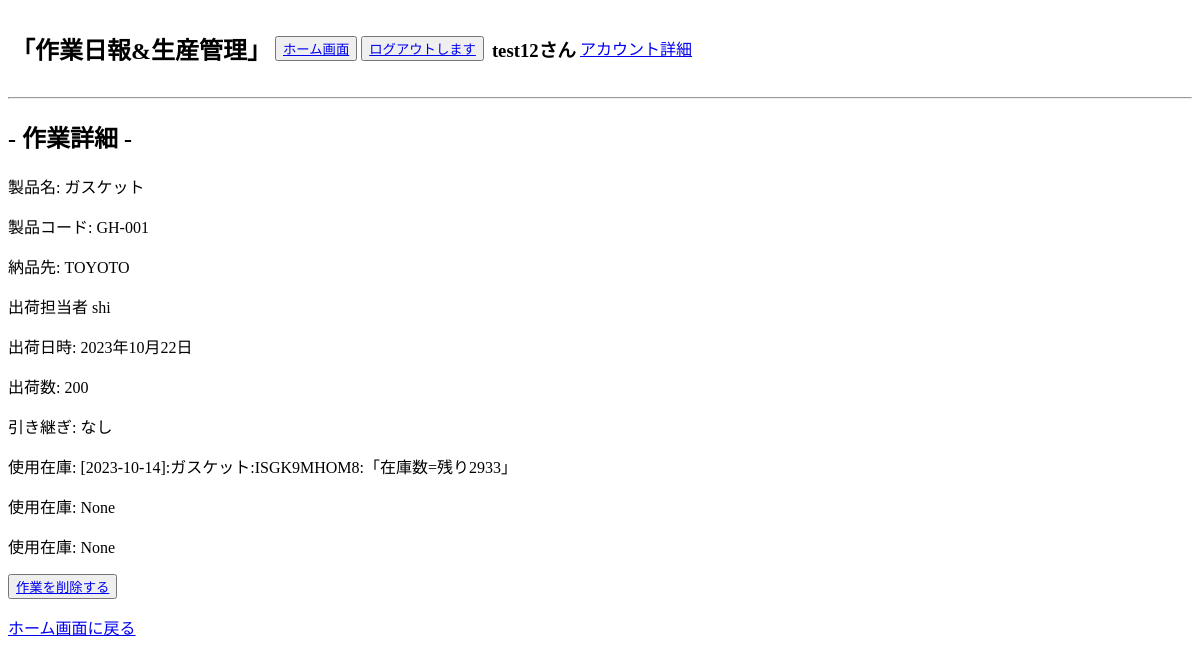
/daily_report/shipping_detail/73/ (signed in), run on an earlier commit of the app's database.
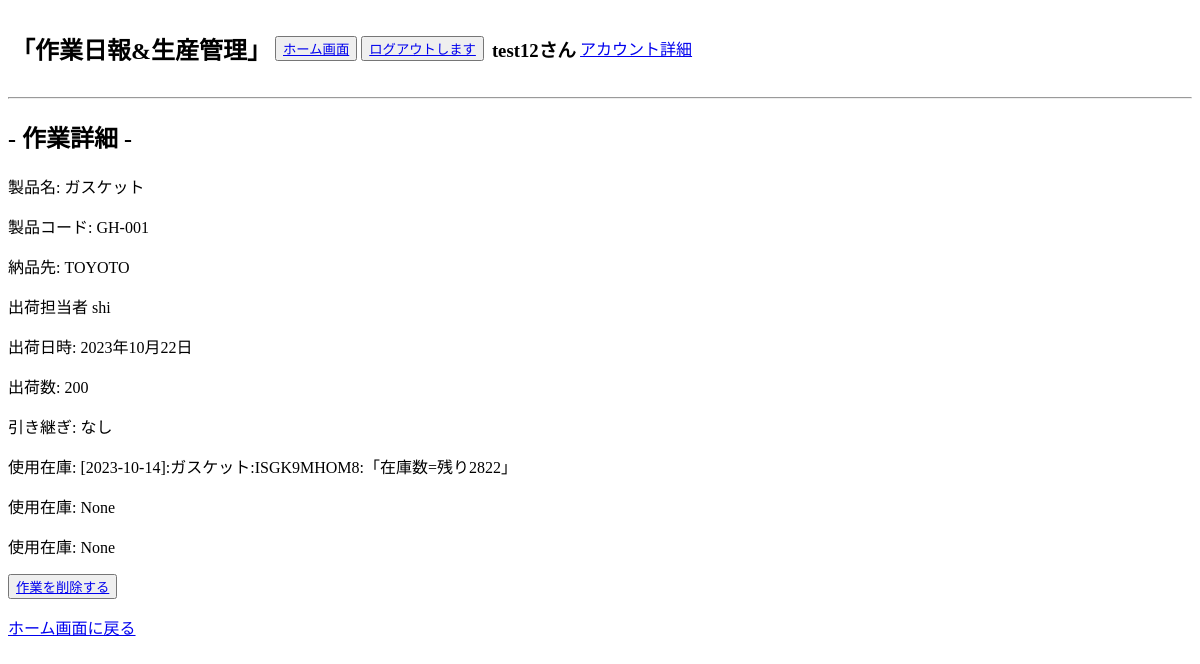
And on a later commit of the database.
### product_management/models.py (models this page shows, shortened)
class Shipping(models.Model):
    product = models.ForeignKey(
        Products, on_delete=models.CASCADE,verbose_name='製品名',default=''
    )
    delivery = models.ForeignKey(
        Delivery, on_delete=models.CASCADE, verbose_name='納品先'
    )
    user = models.ForeignKey(
        Users, on_delete=models.CASCADE, verbose_name='作業者名',null=True
    )
    shipping_day = models.DateField(verbose_name='出荷日')
    shipments_required = models.IntegerField(verbose_name='出荷必要数')
    memo = models.CharField(max_length=255,verbose_name="引き継ぎメモ",null=True,blank=True)
    stock1 = models.ForeignKey(
        Stock, on_delete=models.CASCADE, verbose_name='使用在庫1',related_name='stock1_set',null=True
    )
    stock2 = models.ForeignKey(
        Stock, on_delete=models.CASCADE, verbose_name='使用在庫2',related_name='stock2_set',null=True
    )
    stock3 = models.ForeignKey(
        Stock, on_delete=models.CASCADE, verbose_name='使用在庫3',related_name='stock3_set',null=True
    )
    created_at = models.DateTimeField(auto_now_add=True)
    updated_at = models.DateTimeField(auto_now=True)
    class Meta:
        verbose_name = '出荷'
        db_table = 'shipping'

class Stock(models.Model):
    product = models.ForeignKey(
        Products, on_delete=models.CASCADE, verbose_name='製品名'
    )
    lot_number = models.CharField(max_length=10, verbose_name='ロッド番号',default='')
    stocks = models.IntegerField(verbose_name="在庫数")
    molding_user = models.ForeignKey(
        Users, on_delete=models.CASCADE, verbose_name='成形担当ユーザー名',null=True,related_name='molding_stock_set',
    )
    molding_time = models.DateTimeField(verbose_name='成形日時', default=datetime(2001, 1, 1, 0, 0, 0))
    inspection_user = models.ForeignKey(
        Users, on_delete=models.CASCADE, verbose_name='検査担当ユーザー名',null=True,related_name='inspection_stock_set',
    )
    memo = models.CharField(max_length=255,verbose_name="引き継ぎメモ",null=True,blank=True)
    created_at = models.DateTimeField(verbose_name='検査日時',auto_now_add=True)
    updated_at = models.DateTimeField(auto_now=True)
    class Meta:
        verbose_name = '在庫'
        db_table = 'stock'
    def __str__(self):
        return '[' + self.created_at.strftime('%Y-%m-%d') + ']' + ':' + self.product.name + ':' + self.lot_number + ':' +'「' + '在庫数'+ '=' + '残り' + str(self.stocks) + '」'

class Delivery(models.Model):
    delivery_name = models.CharField(max_length=50,verbose_name='納品先会社名')
    delivery_code = models.CharField(max_length=10,verbose_name='納品先コード')
    class Meta:
        verbose_name = '納品先'
        db_table = 'delivery'
    def __str__(self):
        return self.delivery_name

### daily_report/models.py (models this page shows, shortened)
class Products(models.Model):
    name = models.CharField(max_length=255,verbose_name="製品名")
    code = models.CharField(max_length=50,verbose_name="製品コード")
    quantity = models.IntegerField(verbose_name="製品取り数")
    memo = models.CharField(max_length=255,blank=True, null=True,verbose_name="製品メモ")
    created_at = models.DateTimeField(auto_now_add=True)
    updated_at = models.DateTimeField(auto_now=True)
    class Meta:
        verbose_name = '製品情報'
        db_table = 'products'

### accounts/models.py (models this page shows, shortened)
class Users(AbstractBaseUser, PermissionsMixin):
    username = models.CharField(max_length=150, unique=True, verbose_name="ユーザー名")
    birthday = models.DateField(null=True,blank=True, verbose_name="生年月日")
    phone = models.CharField(max_length=11,null=True,blank=True, verbose_name="携帯番号")
    email = models.EmailField(max_length=255, unique=True, verbose_name="メールアドレス")
    department = models.ForeignKey(
        Departments, on_delete=models.PROTECT, null=True,blank=True
    )
    is_active = models.BooleanField(default=True)
    is_staff = models.BooleanField(default=False)
    USERNAME_FIELD = 'username'
    EMAIL_FIELD = 'email'
    REQUIRED_FIELDS = ['email']
    objects = UsersManager()

### daily_report/views.py (the view)
# urls.py: path('shipping_detail/<int:pk>/',ShippingDetailView.as_view(),name='shipping_detail'),
class ShippingDetailView(LoginRequiredMixin,DetailView):
    model = Shipping
    template_name = os.path.join('shipping', 'shipping_detail.html')
    context_object_name = 'shippingdetail'

### accounts/context_processors.py (called while the page is built)
def my_custom_context(request):
    protocol = 'http' if request.is_secure() else 'https'
    domain = request.get_host()
    return {
        'protocol': protocol,
        'domain': domain,
    }

### templates/shipping/shipping_detail.html
{% extends 'base.html' %}
{% block content %}
<h2>- 作業詳細 -</h2>
    <p>製品名: {{ shippingdetail.product.name }}</p>
    <p>製品コード: {{ shippingdetail.product.code }}</p>
    <p>納品先: {{ shippingdetail.delivery }}</p>
    <p>出荷担当者 {{ shippingdetail.user.username }}</p>
    <p>出荷日時: {{ shippingdetail.shipping_day }}</p>
    <p>出荷数: {{ shippingdetail.shipments_required }}</p>
    <p>引き継ぎ: {{ shippingdetail.memo }}</p>
    {% if shippingdetail.stock1 %}
    <p>使用在庫: {{ shippingdetail.stock1 }}</p>
    <p>使用在庫: {{ shippingdetail.stock2 }}</p>
    <p>使用在庫: {{ shippingdetail.stock3 }}</p>
    {% endif %}
    <p><button><a href="{% url 'daily_report:shipping_delate' shippingdetail.id %}">作業を削除する</a></button></p>
    <p><a href="{% url 'daily_report:report_list' %}">ホーム画面に戻る</a></p>
{% endblock %}

What changed in the data, as far as the page shows it:
changed through a linked row, Shipping "なし": stock1 "[2023-10-14]:ガスケット:ISGK9MHOM8:「在庫数=残り2933」" → "[2023-10-14]:ガスケット:ISGK9MHOM8:「在庫数=残り2822」"
